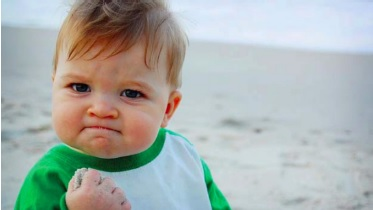
%> input picture INM460-ComputerVision/labs/success-Kid.jpg, 373 x 210 px
$ octave successkid.m   (GNU Octave 9; MATLAB toolbox functions it lacks are replaced by stand-ins)
%> lines starting %> are read from the running program, lines starting %| are printed output that depends on the picture
% success kid
clear;
clc;
I = imread('success-Kid.jpg');
%> I is the input picture: size 210x373x3 uint8; mean R, G, B 169.8, 176.8, 172.9
HSV = rgb2hsv(I);
%> HSV: size 210x373x3 double; mean H, S, V 0.424, 0.218, 0.751
H = HSV(:, :, 1);
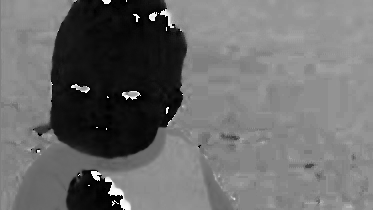
%> H: size 210x373 double; min 0, max 0.999, mean 0.424
S = HSV(:, :, 2);
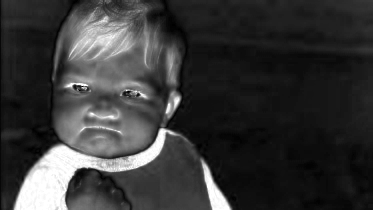
%> S: size 210x373 double; min 0, max 1, mean 0.218
V = HSV(:, :, 3);
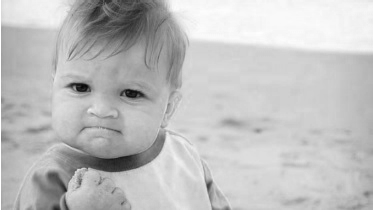
%> V: size 210x373 double; min 0.0196, max 1, mean 0.751
s_h = 1; s_s = 0.5; s_v = 1;
J(:, :, 1) = s_h * H;
J(:, :, 2) = s_s * S;
J(:, :, 3) = s_v * V;
%> J: size 210x373x3 double; mean H, S, V 0.424, 0.109, 0.751
J = hsv2rgb(J);
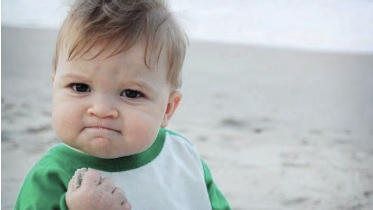
%> J: size 210x373x3 double; mean R, G, B 0.709, 0.722, 0.715
figure; imshow(J);

$ run again, with INM460-ComputerVision/labs/AlbumReview.bmp saved as INM460-ComputerVision/labs/success-Kid.jpg
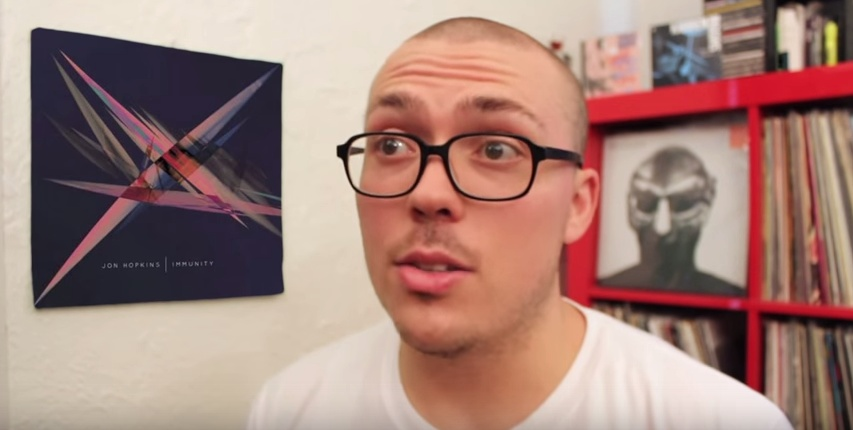
%> input picture INM460-ComputerVision/labs/AlbumReview.bmp, 853 x 430 px
%> I is the input picture: size 430x853x3 uint8; mean R, G, B 164, 130.6, 122
%> HSV: size 430x853x3 double; mean H, S, V 0.256, 0.306, 0.65
%> `S = HSV(:, :, 2);`:
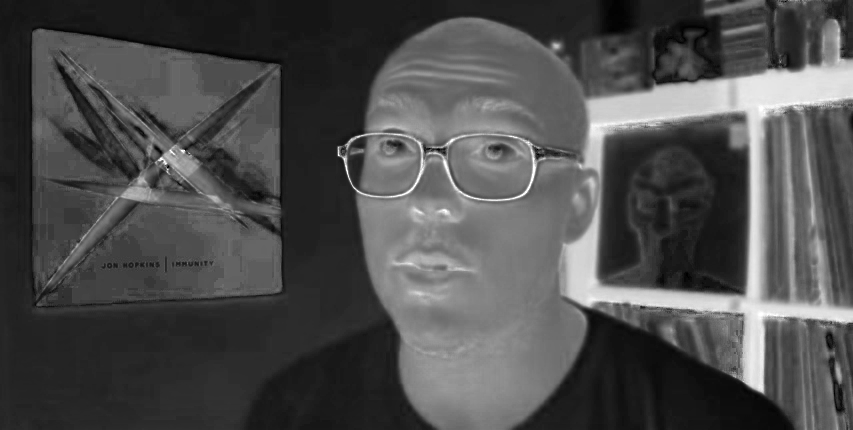
%> S: size 430x853 double; min 0, max 1, mean 0.306
%> `J = hsv2rgb(J);`:
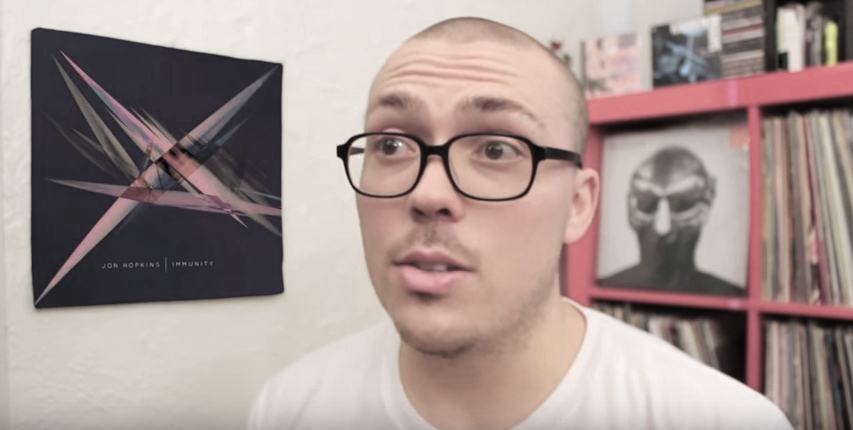
%> J: size 430x853x3 double; mean R, G, B 0.647, 0.581, 0.564
